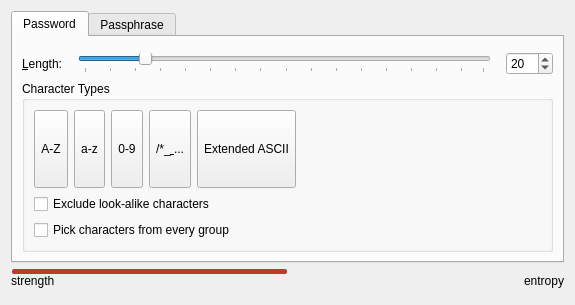
<?xml version="1.0" encoding="UTF-8"?>
<ui version="4.0">
 <class>BrowserPasswordGeneratorWidget</class>
 <widget class="QWidget" name="BrowserPasswordGeneratorWidget">
  <property name="geometry">
   <rect>
    <x>0</x>
    <y>0</y>
    <width>575</width>
    <height>305</height>
   </rect>
  </property>
  <property name="sizePolicy">
   <sizepolicy hsizetype="Preferred" vsizetype="Fixed">
    <horstretch>0</horstretch>
    <verstretch>0</verstretch>
   </sizepolicy>
  </property>
  <property name="minimumSize">
   <size>
    <width>0</width>
    <height>284</height>
   </size>
  </property>
  <property name="maximumSize">
   <size>
    <width>16777215</width>
    <height>16777215</height>
   </size>
  </property>
  <property name="windowTitle">
   <string/>
  </property>
  <layout class="QVBoxLayout" name="verticalLayout_2" stretch="0,0,0">
   <property name="sizeConstraint">
    <enum>QLayout::SetMinimumSize</enum>
   </property>

   <item>
    <layout class="QHBoxLayout" name="horizontalLayout">
     <item>
      <widget class="QTabWidget" name="tabWidget">
       <property name="sizePolicy">
        <sizepolicy hsizetype="Expanding" vsizetype="Expanding">
         <horstretch>0</horstretch>
         <verstretch>0</verstretch>
        </sizepolicy>
       </property>
       <property name="minimumSize">
        <size>
         <width>0</width>
         <height>0</height>
        </size>
       </property>
       <property name="tabPosition">
        <enum>QTabWidget::North</enum>
       </property>
       <property name="tabShape">
        <enum>QTabWidget::Rounded</enum>
       </property>
       <property name="currentIndex">
        <number>0</number>
       </property>
       <widget class="QWidget" name="passwordWidget">
        <attribute name="title">
         <string>Password</string>
        </attribute>
        <layout class="QGridLayout" name="gridLayout">
         <item row="1" column="0">
          <layout class="QHBoxLayout" name="optionsLayout">
           <item>
            <widget class="QGroupBox" name="groupBox">
             <property name="title">
              <string>Character Types</string>
             </property>
             <layout class="QVBoxLayout" name="verticalLayout">
              <item>
               <layout class="QHBoxLayout" name="alphabetLayout" stretch="0,0,0,0,1,0">
                <item>
                 <widget class="QToolButton" name="checkBoxUpper">
                  <property name="sizePolicy">
                   <sizepolicy hsizetype="Maximum" vsizetype="MinimumExpanding">
                    <horstretch>0</horstretch>
                    <verstretch>0</verstretch>
                   </sizepolicy>
                  </property>
                  <property name="minimumSize">
                   <size>
                    <width>0</width>
                    <height>25</height>
                   </size>
                  </property>
                  <property name="focusPolicy">
                   <enum>Qt::StrongFocus</enum>
                  </property>
                  <property name="toolTip">
                   <string>Upper Case Letters</string>
                  </property>
                  <property name="text">
                   <string notr="true">A-Z</string>
                  </property>
                  <property name="checkable">
                   <bool>true</bool>
                  </property>
                  <attribute name="buttonGroup">
                   <string notr="true">optionButtons</string>
                  </attribute>
                 </widget>
                </item>
                <item>
                 <widget class="QToolButton" name="checkBoxLower">
                  <property name="sizePolicy">
                   <sizepolicy hsizetype="Maximum" vsizetype="MinimumExpanding">
                    <horstretch>0</horstretch>
                    <verstretch>0</verstretch>
                   </sizepolicy>
                  </property>
                  <property name="minimumSize">
                   <size>
                    <width>0</width>
                    <height>25</height>
                   </size>
                  </property>
                  <property name="focusPolicy">
                   <enum>Qt::StrongFocus</enum>
                  </property>
                  <property name="toolTip">
                   <string>Lower Case Letters</string>
                  </property>
                  <property name="text">
                   <string notr="true">a-z</string>
                  </property>
                  <property name="checkable">
                   <bool>true</bool>
                  </property>
                  <attribute name="buttonGroup">
                   <string notr="true">optionButtons</string>
                  </attribute>
                 </widget>
                </item>
                <item>
                 <widget class="QToolButton" name="checkBoxNumbers">
                  <property name="sizePolicy">
                   <sizepolicy hsizetype="Maximum" vsizetype="MinimumExpanding">
                    <horstretch>0</horstretch>
                    <verstretch>0</verstretch>
                   </sizepolicy>
                  </property>
                  <property name="minimumSize">
                   <size>
                    <width>0</width>
                    <height>25</height>
                   </size>
                  </property>
                  <property name="focusPolicy">
                   <enum>Qt::StrongFocus</enum>
                  </property>
                  <property name="toolTip">
                   <string>Numbers</string>
                  </property>
                  <property name="text">
                   <string notr="true">0-9</string>
                  </property>
                  <property name="checkable">
                   <bool>true</bool>
                  </property>
                  <attribute name="buttonGroup">
                   <string notr="true">optionButtons</string>
                  </attribute>
                 </widget>
                </item>
                <item>
                 <widget class="QToolButton" name="checkBoxSpecialChars">
                  <property name="sizePolicy">
                   <sizepolicy hsizetype="Maximum" vsizetype="MinimumExpanding">
                    <horstretch>0</horstretch>
                    <verstretch>0</verstretch>
                   </sizepolicy>
                  </property>
                  <property name="minimumSize">
                   <size>
                    <width>0</width>
                    <height>25</height>
                   </size>
                  </property>
                  <property name="focusPolicy">
                   <enum>Qt::StrongFocus</enum>
                  </property>
                  <property name="toolTip">
                   <string>Special Characters</string>
                  </property>
                  <property name="text">
                   <string notr="true">/*_&amp; ...</string>
                  </property>
                  <property name="checkable">
                   <bool>true</bool>
                  </property>
                  <attribute name="buttonGroup">
                   <string notr="true">optionButtons</string>
                  </attribute>
                 </widget>
                </item>
                <item>
                 <widget class="QToolButton" name="checkBoxExtASCII">
                  <property name="sizePolicy">
                   <sizepolicy hsizetype="Maximum" vsizetype="MinimumExpanding">
                    <horstretch>0</horstretch>
                    <verstretch>0</verstretch>
                   </sizepolicy>
                  </property>
                  <property name="minimumSize">
                   <size>
                    <width>0</width>
                    <height>25</height>
                   </size>
                  </property>
                  <property name="maximumSize">
                   <size>
                    <width>16777215</width>
                    <height>16777215</height>
                   </size>
                  </property>
                  <property name="focusPolicy">
                   <enum>Qt::StrongFocus</enum>
                  </property>
                  <property name="toolTip">
                   <string>Extended ASCII</string>
                  </property>
                  <property name="text">
                   <string notr="true">Extended ASCII</string>
                  </property>
                  <property name="checkable">
                   <bool>true</bool>
                  </property>
                  <attribute name="buttonGroup">
                   <string notr="true">optionButtons</string>
                  </attribute>
                 </widget>
                </item>
                <item>
                 <spacer name="horizontalSpacer">
                  <property name="orientation">
                   <enum>Qt::Horizontal</enum>
                  </property>
                  <property name="sizeHint" stdset="0">
                   <size>
                    <width>40</width>
                    <height>20</height>
                   </size>
                  </property>
                 </spacer>
                </item>
               </layout>
              </item>
              <item>
               <widget class="QCheckBox" name="checkBoxExcludeAlike">
                <property name="text">
                 <string>Exclude look-alike characters</string>
                </property>
                <attribute name="buttonGroup">
                 <string notr="true">optionButtons</string>
                </attribute>
               </widget>
              </item>
              <item>
               <widget class="QCheckBox" name="checkBoxEnsureEvery">
                <property name="text">
                 <string>Pick characters from every group</string>
                </property>
                <attribute name="buttonGroup">
                 <string notr="true">optionButtons</string>
                </attribute>
               </widget>
              </item>
             </layout>
            </widget>
           </item>
          </layout>
         </item>
         <item row="0" column="0">
          <layout class="QHBoxLayout" name="passwordLengthSliderLayout">
           <property name="spacing">
            <number>15</number>
           </property>
           <property name="topMargin">
            <number>6</number>
           </property>
           <item>
            <widget class="QLabel" name="labelLength">
             <property name="text">
              <string>&amp;Length:</string>
             </property>
             <property name="buddy">
              <cstring>spinBoxLength</cstring>
             </property>
            </widget>
           </item>
           <item>
            <widget class="QSlider" name="sliderLength">
             <property name="minimum">
              <number>1</number>
             </property>
             <property name="maximum">
              <number>128</number>
             </property>
             <property name="sliderPosition">
              <number>20</number>
             </property>
             <property name="orientation">
              <enum>Qt::Horizontal</enum>
             </property>
             <property name="tickPosition">
              <enum>QSlider::TicksBelow</enum>
             </property>
             <property name="tickInterval">
              <number>8</number>
             </property>
            </widget>
           </item>
           <item alignment="Qt::AlignRight">
            <widget class="QSpinBox" name="spinBoxLength">
             <property name="minimum">
              <number>1</number>
             </property>
             <property name="maximum">
              <number>999</number>
             </property>
             <property name="value">
              <number>20</number>
             </property>
            </widget>
           </item>
          </layout>
         </item>
        </layout>
       </widget>
       <widget class="QWidget" name="dicewareWidget">
        <attribute name="title">
         <string>Passphrase</string>
        </attribute>
        <layout class="QGridLayout" name="gridLayout_2">
         <item row="1" column="0">
          <layout class="QHBoxLayout" name="horizontalLayout_2">
           <item>
            <layout class="QGridLayout" name="gridLayout_3">
             <item row="0" column="0" alignment="Qt::AlignRight">
              <widget class="QLabel" name="labelWordList">
               <property name="sizePolicy">
                <sizepolicy hsizetype="Minimum" vsizetype="Preferred">
                 <horstretch>0</horstretch>
                 <verstretch>0</verstretch>
                </sizepolicy>
               </property>
               <property name="text">
                <string>Wordlist:</string>
               </property>
              </widget>
             </item>
             <item row="0" column="1">
              <widget class="QComboBox" name="comboBoxWordList">
               <property name="sizePolicy">
                <sizepolicy hsizetype="Expanding" vsizetype="Fixed">
                 <horstretch>0</horstretch>
                 <verstretch>0</verstretch>
                </sizepolicy>
               </property>
              </widget>
             </item>
             <item row="1" column="0" alignment="Qt::AlignRight">
              <widget class="QLabel" name="labelWordCount">
               <property name="text">
                <string>Word Count:</string>
               </property>
               <property name="buddy">
                <cstring>spinBoxLength</cstring>
               </property>
              </widget>
             </item>
             <item row="1" column="1">
              <layout class="QHBoxLayout" name="horizontalLayout_3">
               <property name="sizeConstraint">
                <enum>QLayout::SetMinimumSize</enum>
               </property>
               <item>
                <widget class="QSlider" name="sliderWordCount">
                 <property name="minimum">
                  <number>1</number>
                 </property>
                 <property name="maximum">
                  <number>40</number>
                 </property>
                 <property name="value">
                  <number>6</number>
                 </property>
                 <property name="sliderPosition">
                  <number>6</number>
                 </property>
                 <property name="orientation">
                  <enum>Qt::Horizontal</enum>
                 </property>
                 <property name="tickPosition">
                  <enum>QSlider::TicksBelow</enum>
                 </property>
                 <property name="tickInterval">
                  <number>8</number>
                 </property>
                </widget>
               </item>
               <item>
                <widget class="QSpinBox" name="spinBoxWordCount">
                 <property name="minimum">
                  <number>1</number>
                 </property>
                 <property name="maximum">
                  <number>100</number>
                 </property>
                 <property name="value">
                  <number>6</number>
                 </property>
                </widget>
               </item>
              </layout>
             </item>
             <item row="2" column="0" alignment="Qt::AlignRight">
              <widget class="QLabel" name="labelWordSeparator">
               <property name="text">
                <string>Word Separator:</string>
               </property>
              </widget>
             </item>
             <item row="2" column="1">
              <widget class="QLineEdit" name="editWordSeparator">
               <property name="text">
                <string> </string>
               </property>
              </widget>
             </item>
            </layout>
           </item>
          </layout>
         </item>
        </layout>
       </widget>
      </widget>
     </item>
    </layout>
   </item>
   <item>
    <layout class="QGridLayout" name="passwordFieldLayout">
     <property name="bottomMargin">
      <number>0</number>
     </property>
     <property name="verticalSpacing">
      <number>0</number>
     </property>
     <item row="1" column="1">
      <widget class="QProgressBar" name="entropyProgressBar">
       <property name="minimumSize">
        <size>
         <width>50</width>
         <height>5</height>
        </size>
       </property>
       <property name="maximumSize">
        <size>
         <width>16777215</width>
         <height>5</height>
        </size>
       </property>
       <property name="styleSheet">
        <string notr="true">QProgressBar {
    border: none;
    height: 2px;
    font-size: 1px;
    background-color: transparent;
    padding: 0 1px;
   }
   QProgressBar::chunk {
    background-color: #c0392b;
    border-radius: 2px;
   }</string>
       </property>
       <property name="maximum">
        <number>200</number>
       </property>
       <property name="value">
        <number>100</number>
       </property>
       <property name="textVisible">
        <bool>false</bool>
       </property>
       <property name="orientation">
        <enum>Qt::Horizontal</enum>
       </property>
       <property name="invertedAppearance">
        <bool>false</bool>
       </property>
       <property name="textDirection">
        <enum>QProgressBar::TopToBottom</enum>
       </property>
       <property name="format">
        <string>%p%</string>
       </property>
      </widget>
     </item>
     <item row="2" column="1">
      <layout class="QHBoxLayout" name="passwordStrengthTextLayout">
       <item>
        <widget class="QLabel" name="strengthLabel">
         <property name="minimumSize">
          <size>
           <width>70</width>
           <height>0</height>
          </size>
         </property>
         <property name="maximumSize">
          <size>
           <width>16777215</width>
           <height>30</height>
          </size>
         </property>
         <property name="text">
          <string>strength</string>
         </property>
         <property name="textFormat">
          <enum>Qt::PlainText</enum>
         </property>
         <property name="alignment">
          <set>Qt::AlignLeading|Qt::AlignLeft|Qt::AlignTop</set>
         </property>
         <property name="margin">
          <number>3</number>
         </property>
        </widget>
       </item>
       <item>
        <spacer name="horizontalSpacer_2">
         <property name="orientation">
          <enum>Qt::Horizontal</enum>
         </property>
         <property name="sizeHint" stdset="0">
          <size>
           <width>40</width>
           <height>20</height>
          </size>
         </property>
        </spacer>
       </item>
       <item>
        <widget class="QLabel" name="entropyLabel">
         <property name="minimumSize">
          <size>
           <width>70</width>
           <height>0</height>
          </size>
         </property>
         <property name="text">
          <string>entropy</string>
         </property>
         <property name="alignment">
          <set>Qt::AlignRight|Qt::AlignTop|Qt::AlignTrailing</set>
         </property>
         <property name="margin">
          <number>3</number>
         </property>
        </widget>
       </item>
      </layout>
     </item>
    </layout>
   </item>
   <item>
    <layout class="QHBoxLayout" name="horizontalLayout_4"/>
   </item>
  </layout>
 </widget>
 <customwidgets>
  <customwidget>
   <class>PasswordEdit</class>
   <extends>QLineEdit</extends>
   <header>gui/PasswordEdit.h</header>
   <container>1</container>
  </customwidget>
 </customwidgets>
 <tabstops>
  <tabstop>sliderLength</tabstop>
  <tabstop>spinBoxLength</tabstop>
  <tabstop>checkBoxUpper</tabstop>
  <tabstop>checkBoxLower</tabstop>
  <tabstop>checkBoxNumbers</tabstop>
  <tabstop>checkBoxSpecialChars</tabstop>
  <tabstop>checkBoxExcludeAlike</tabstop>
 </tabstops>
 <resources/>
 <connections/>
 <buttongroups>
  <buttongroup name="optionButtons">
   <property name="exclusive">
    <bool>false</bool>
   </property>
  </buttongroup>
 </buttongroups>
</ui>
